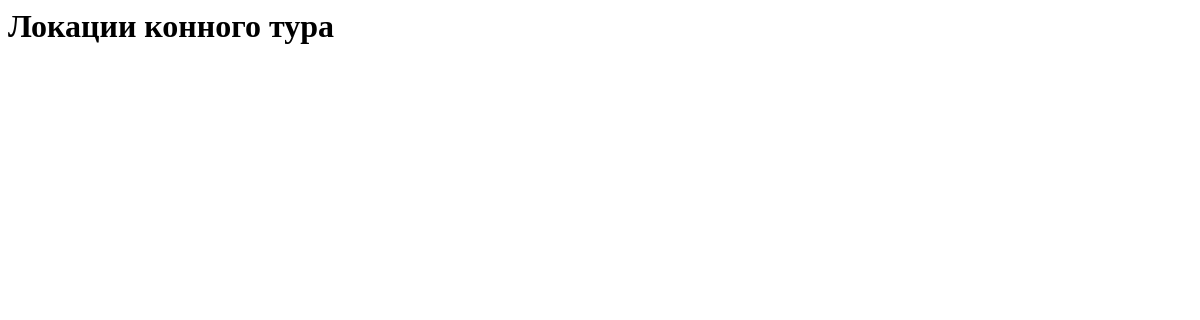
Before: / with the older database file.
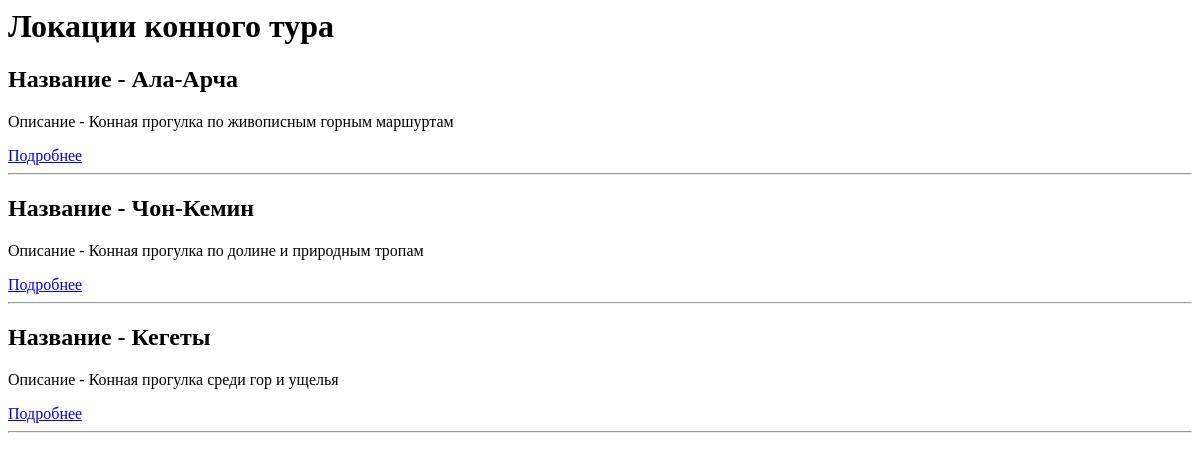
After: the same page with the newer database file.
### horse_tour/models.py (models this page shows, shortened)
class Location(models.Model):
    name = models.CharField(max_length=100)
    description = models.TextField()
    horses = models.ManyToManyField(Horse)

### horse_tour/views.py (the view)
# urls.py: path('', locations_view, name='locations'),
def locations_view(request):
    locations = Location.objects.all()
    return render(request, 'locations.html', {'locations': locations})

### templates/locations.html
<h1>Локации конного тура</h1>
{% for i in locations %}
<h2>Название - {{ i.name }}</h2>
<p>Описание - {{ i.description }}</p>
<a href="{% url 'location_detail' i.id %}">
    Подробнее
</a>
<hr>
{% endfor %}

Changed rows visible on the page:
added Location: name "Ала-Арча", description "Конная прогулка по живописным горным маршуртам"
added Location: name "Чон-Кемин", description "Конная прогулка по долине и природным тропам"
added Location: name "Кегеты", description "Конная прогулка среди гор и ущелья"
